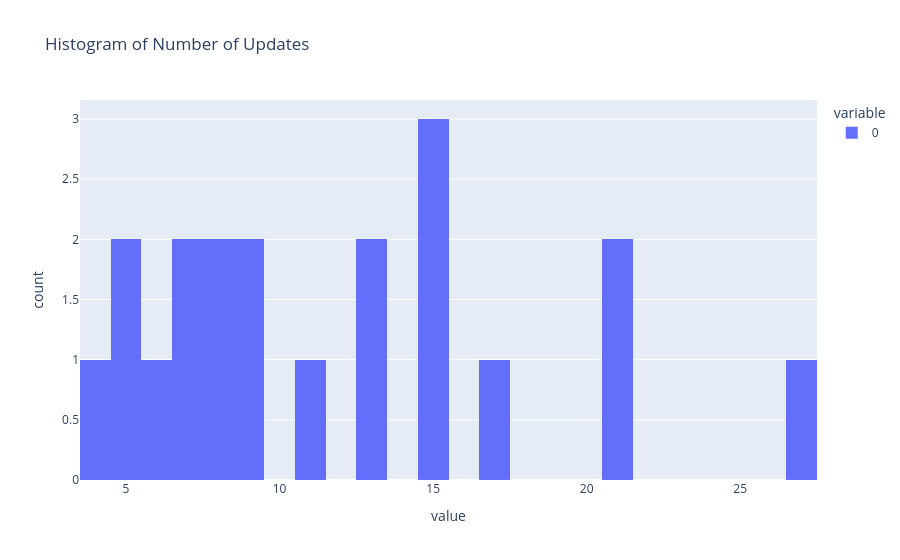

This figure's notebook cell:
### Code cell
updates = []
for i in range(20):
    _, _, update = perceptron(X, Y)
    updates.append(sum(update))

fig = px.histogram(updates, nbins=max(updates), title='Histogram of Number of Updates')
fig.show()

### Figure 1 — Plotly figure (JSON) as saved in the notebook; plotly's stock layout.template omitted (floating-point values rounded to 4 significant figures)
{"data": [{"alignmentgroup": "True", "bingroup": "x", "hovertemplate": "variable=0<br>value=%{x}<br>count=%{y}<extra></extra>", "legendgroup": "0", "marker": {"color": "#636efa", "pattern": {"shape": ""}}, "name": "0", "nbinsx": 27, "offsetgroup": "0", "orientation": "v", "showlegend": true, "type": "histogram", "x": [8, 11, 13, 27, 9, 17, 21, 5, 13, 9, 6, 7, 8, 5, 4, 15, 15, 21, 7, 15], "xaxis": "x", "yaxis": "y"}], "layout": {"barmode": "relative", "legend": {"title": {"text": "variable"}, "tracegroupgap": 0}, "title": {"text": "Histogram of Number of Updates"}, "xaxis": {"anchor": "y", "domain": [0, 1], "title": {"text": "value"}}, "yaxis": {"anchor": "x", "domain": [0, 1], "title": {"text": "count"}}}}
